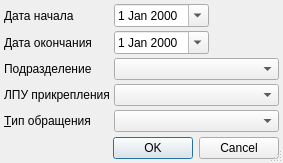
<?xml version="1.0" encoding="UTF-8"?>
<ui version="4.0">
 <class>ReportAttachedClientSetup</class>
 <widget class="QDialog" name="ReportAttachedClientSetup">
  <property name="windowModality">
   <enum>Qt::ApplicationModal</enum>
  </property>
  <property name="geometry">
   <rect>
    <x>0</x>
    <y>0</y>
    <width>283</width>
    <height>163</height>
   </rect>
  </property>
  <property name="windowTitle">
   <string>параметры отчёта</string>
  </property>
  <property name="sizeGripEnabled">
   <bool>true</bool>
  </property>
  <layout class="QGridLayout" name="gridLayout">
   <property name="margin">
    <number>4</number>
   </property>
   <property name="spacing">
    <number>4</number>
   </property>
   <item row="0" column="1">
    <widget class="CDateEdit" name="edtBegDate">
     <property name="enabled">
      <bool>true</bool>
     </property>
     <property name="sizePolicy">
      <sizepolicy hsizetype="Maximum" vsizetype="Fixed">
       <horstretch>0</horstretch>
       <verstretch>0</verstretch>
      </sizepolicy>
     </property>
     <property name="calendarPopup">
      <bool>true</bool>
     </property>
    </widget>
   </item>
   <item row="0" column="2">
    <spacer name="spacer">
     <property name="orientation">
      <enum>Qt::Horizontal</enum>
     </property>
     <property name="sizeHint" stdset="0">
      <size>
       <width>19</width>
       <height>20</height>
      </size>
     </property>
    </spacer>
   </item>
   <item row="9" column="0" colspan="3">
    <widget class="QDialogButtonBox" name="buttonBox">
     <property name="orientation">
      <enum>Qt::Horizontal</enum>
     </property>
     <property name="standardButtons">
      <set>QDialogButtonBox::Cancel|QDialogButtonBox::Ok</set>
     </property>
    </widget>
   </item>
   <item row="7" column="0">
    <spacer>
     <property name="orientation">
      <enum>Qt::Vertical</enum>
     </property>
     <property name="sizeHint" stdset="0">
      <size>
       <width>21</width>
       <height>21</height>
      </size>
     </property>
    </spacer>
   </item>
   <item row="1" column="1">
    <widget class="CDateEdit" name="edtEndDate">
     <property name="enabled">
      <bool>true</bool>
     </property>
     <property name="sizePolicy">
      <sizepolicy hsizetype="Maximum" vsizetype="Fixed">
       <horstretch>0</horstretch>
       <verstretch>0</verstretch>
      </sizepolicy>
     </property>
     <property name="calendarPopup">
      <bool>true</bool>
     </property>
    </widget>
   </item>
   <item row="0" column="0">
    <widget class="QLabel" name="lblBegDae">
     <property name="text">
      <string>Дата начала</string>
     </property>
     <property name="buddy">
      <cstring>edtBegDate</cstring>
     </property>
    </widget>
   </item>
   <item row="1" column="0">
    <widget class="QLabel" name="lblEndDate">
     <property name="text">
      <string>Дата окончания</string>
     </property>
     <property name="buddy">
      <cstring>edtEndDate</cstring>
     </property>
    </widget>
   </item>
   <item row="3" column="1" colspan="2">
    <widget class="COrgStructureComboBox" name="cmbOrgStructure"/>
   </item>
   <item row="3" column="0">
    <widget class="QLabel" name="lblSubdivision">
     <property name="text">
      <string>Подразделение</string>
     </property>
    </widget>
   </item>
   <item row="4" column="0">
    <widget class="QLabel" name="lblOrganisationAttachment">
     <property name="text">
      <string>ЛПУ прикрепления</string>
     </property>
    </widget>
   </item>
   <item row="6" column="0">
    <widget class="QLabel" name="lblEventType">
     <property name="text">
      <string>&amp;Тип обращения</string>
     </property>
     <property name="buddy">
      <cstring>cmbEventType</cstring>
     </property>
    </widget>
   </item>
   <item row="6" column="1" colspan="2">
    <widget class="CRBComboBox" name="cmbEventType">
     <property name="whatsThis">
      <string>&lt;html&gt;&lt;head&gt;&lt;meta name=&quot;qrichtext&quot; content=&quot;1&quot; /&gt;&lt;style type=&quot;text/css&quot;&gt;
p, li { white-space: pre-wrap; }
&lt;/style&gt;&lt;/head&gt;&lt;body style=&quot; font-family:'MS Shell Dlg 2'; font-size:8.25pt; font-weight:400; font-style:normal;&quot;&gt;
&lt;p style=&quot;-qt-paragraph-type:empty; margin-top:0px; margin-bottom:0px; margin-left:0px; margin-right:0px; -qt-block-indent:0; text-indent:0px;&quot;&gt;&lt;/p&gt;&lt;/body&gt;&lt;/html&gt;</string>
     </property>
    </widget>
   </item>
   <item row="4" column="1" colspan="2">
    <widget class="CPolyclinicComboBox" name="cmbOrganisationAttachment"/>
   </item>
  </layout>
 </widget>
 <customwidgets>
  <customwidget>
   <class>CDateEdit</class>
   <extends>QDateEdit</extends>
   <header>library/DateEdit</header>
  </customwidget>
  <customwidget>
   <class>CRBComboBox</class>
   <extends>QComboBox</extends>
   <header>library/crbcombobox.h</header>
  </customwidget>
  <customwidget>
   <class>COrgStructureComboBox</class>
   <extends>QComboBox</extends>
   <header>Orgs/OrgStructComboBoxes.h</header>
  </customwidget>
  <customwidget>
   <class>CPolyclinicComboBox</class>
   <extends>QComboBox</extends>
   <header>Orgs/OrgComboBox.h</header>
  </customwidget>
 </customwidgets>
 <tabstops>
  <tabstop>edtBegDate</tabstop>
  <tabstop>edtEndDate</tabstop>
  <tabstop>buttonBox</tabstop>
 </tabstops>
 <resources/>
 <connections>
  <connection>
   <sender>buttonBox</sender>
   <signal>accepted()</signal>
   <receiver>ReportAttachedClientSetup</receiver>
   <slot>accept()</slot>
   <hints>
    <hint type="sourcelabel">
     <x>190</x>
     <y>252</y>
    </hint>
    <hint type="destinationlabel">
     <x>119</x>
     <y>239</y>
    </hint>
   </hints>
  </connection>
  <connection>
   <sender>buttonBox</sender>
   <signal>rejected()</signal>
   <receiver>ReportAttachedClientSetup</receiver>
   <slot>reject()</slot>
   <hints>
    <hint type="sourcelabel">
     <x>241</x>
     <y>252</y>
    </hint>
    <hint type="destinationlabel">
     <x>316</x>
     <y>234</y>
    </hint>
   </hints>
  </connection>
 </connections>
</ui>
